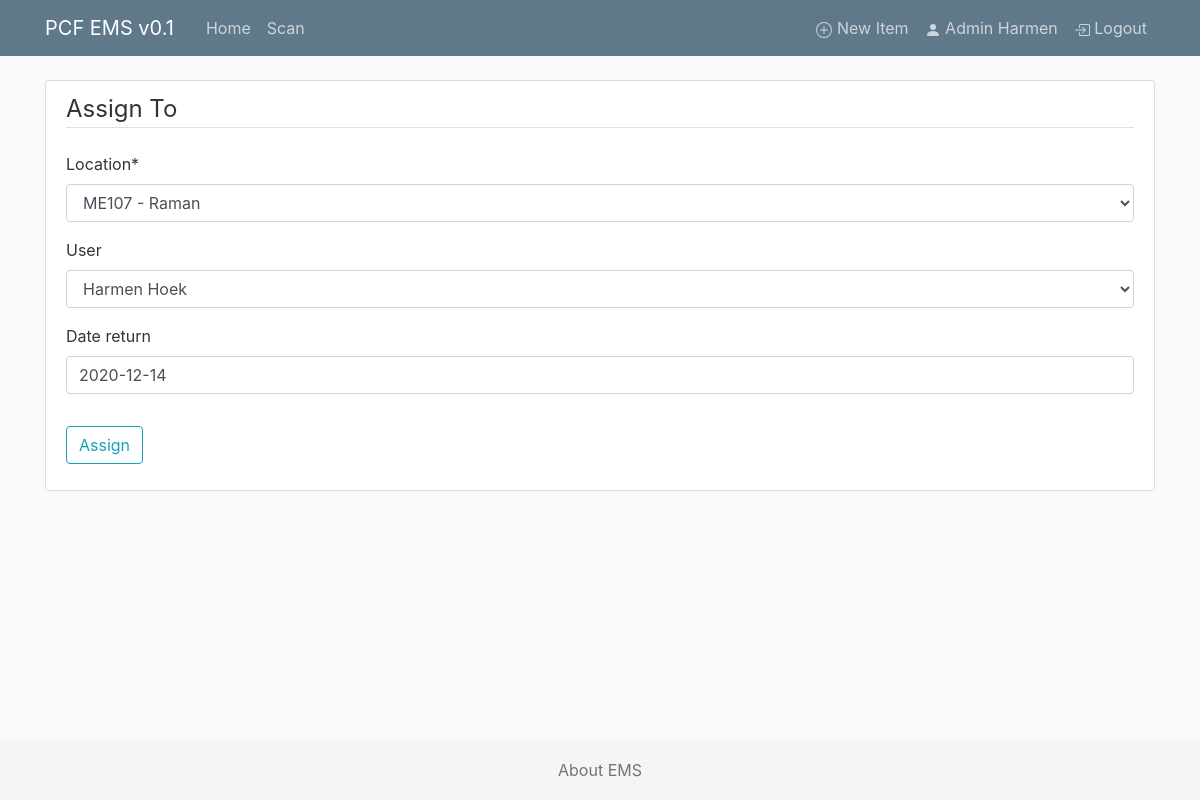
/item/1/assign/new (signed in), run on an earlier commit of the app's database.
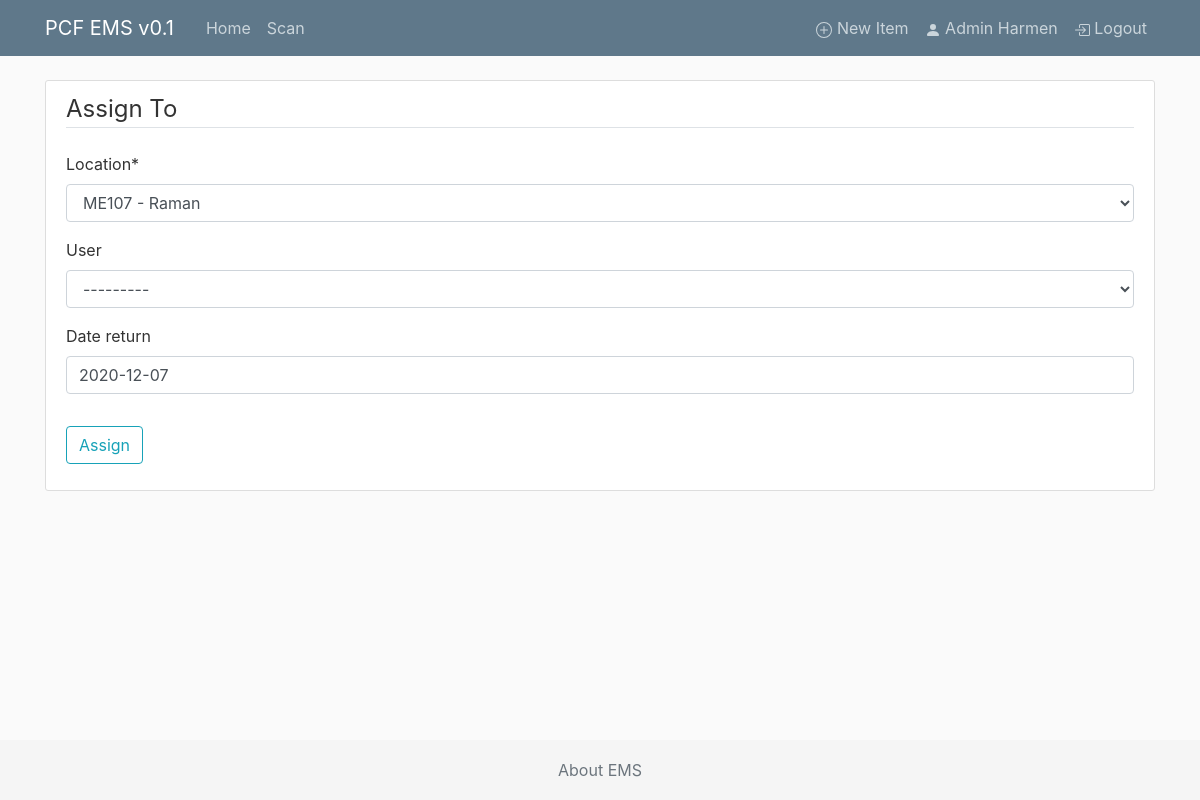
And on a later commit of the database.
### ems/models.py (models this page shows, shortened)
class Item(models.Model):  # inherit from models, all fields below
    qrid = models.SlugField(max_length=10, null=True, blank=True)
    brand = models.CharField(max_length=100)
    model = models.CharField(max_length=100)
    serial = models.CharField(max_length=100, null=True, blank=True)
    category = models.ForeignKey(Category, on_delete=models.SET_DEFAULT, default='uncategorized')  # TODO make selectbox
    description = models.TextField()  # longer than CharField, unrestricted text.
    purchased_by = models.ForeignKey(User, on_delete=models.SET_NULL, null=True, blank=True, related_name="purchaseduser", limit_choices_to={'is_superuser': False})  # TODO make selectbox of users
    purchased_on = models.DateField(default="", null=True, blank=True)  # TODO not now
    purchased_price = models.DecimalField(decimal_places=2, max_digits=10, null=True, blank=True)
    warranty = models.BooleanField(default=False)
    warranty_expiration = models.DateField(null=True, blank=True)
    next_service_date = models.DateField(null=True, blank=True)
    storage_location = models.ForeignKey(Cabinet, on_delete=models.SET_NULL, default="", null=True, blank=True)  # TODO make different model for storage locations
    added_by = models.ForeignKey(User, on_delete=models.SET_NULL, null=True,
                                 related_name="addeduser", limit_choices_to={'is_superuser': False})  # related_name is needed since the reverse releationship (user->item, which we don't need at at all) needs a unique name. TODO make selectbox of users
    updated_by = models.ForeignKey(User, on_delete=models.SET_NULL, null=True,
                                 related_name="updateduser", limit_choices_to={'is_superuser': False})
    added_on = models.DateTimeField(default=timezone.now)
    last_scanned = models.DateTimeField(default=timezone.now, null=True, blank=True)  # TODO link to model
    status = models.BooleanField(default=False) #True is in storage (item is free), False is in use (assigned to)
    location = models.ForeignKey(Setup, on_delete=models.SET_NULL, null=True) # TODO current location is now ALWAYS a setup, should also be possible to be storage
    user = models.ForeignKey(User, on_delete=models.SET_NULL, null=True, blank=True, related_name="itemuser", limit_choices_to={'is_superuser': False})
    date_inuse = models.DateField(null=True, blank=True) #TODO only show when editing item
    date_return = models.DateField(null=True, blank=True) #TODO only show when editing item
    flag = models.ForeignKey(Flag, on_delete=models.SET_NULL, null=True, blank=True) #TODO only show when editing item
    image = models.ImageField(default='default.png', upload_to='item_pics')
    image2 = models.ImageField(default='default.png', upload_to='item_pics')
    history = HistoricalRecords() # excluded_fields=['pub_date']

### ems/views.py (the view, shortened to what this page needs)
# urls.py: path('item/<int:pk>/assign/new', AssignCreateView.as_view(), name='item-assign'),
class AssignCreateView(LoginRequiredMixin, UpdateView):
    model = Item
    template_name = 'ems/assign_create.html'
    fields = ['location', 'user', 'date_return']

### ems/models.py (called while the page is built)
def get_first_name(self):
    return f'{self.first_name} {self.last_name}'

    def __str__(self):
        return f"{self.lab.number} - {self.name}"

### ems/templates/ems/assign_create.html (shortened to what this page needs)
{% extends "ems/base.html" %}
{% load crispy_forms_tags %}
{% block content %}
   <div class="content-section">
      <form method="POST" enctype="multipart/form-data">
           <fieldset class="form-group">
               <legend class="border-bottom mb-4">Assign To</legend>
               {{ form|crispy }}
           </fieldset>
           <div class="form-group">
               <button class="btn btn-outline-info" type="submit">Assign</button>
           </div>
       </form>
   </div>
{% endblock content %}

What changed in the data, as far as the page shows it:
changed Item "ME107 - Raman": user "Harmen Hoek" → "---------"; date_return "2020-12-14" → "2020-12-07"
